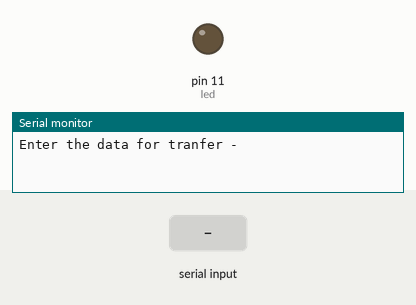
The sketch below on a simulated Arduino Uno, built with avr-gcc and run on an emulated ATmega328P. Shown: output pins drawn as LEDs (lit = HIGH), the last lines printed to the serial monitor. The inputs (shaded band) are chosen by the test bench.

Above: at 1.2 s.
1.3 s: "1" received over Serial
At 1.71 s:
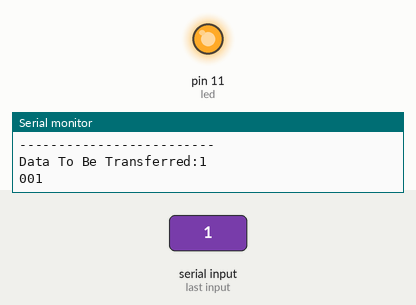
Timing chart, 0 to 4.3 s (numbered marks = the images above; inputs shaded):
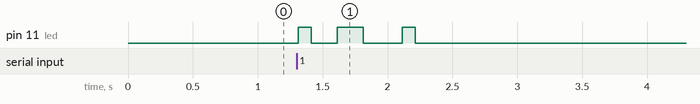

The sketch:

SendingViaBluetooth.ino
```cpp
String voice;
int led = 11;


void setup()
{
    Serial.begin(9600);
    pinMode(led, OUTPUT);
}

void loop()
{
//    digitalWrite(led, HIGH);
    Serial.println("Enter the data for tranfer - ");
    voice="";
    while(Serial.available()==0){}
    while(Serial.available()){
      delay(10);
      char c=Serial.read();
      if (c=='#'){
        break;
      }
      voice+=c;
    }
    Serial.println(voice);
    Serial.println("-------------------------");
    Serial.println("Data To Be Transferred:" + voice);
    for(int i=0; i<voice.length(); i++){
        char myChar = voice.charAt(i);
        digitalWrite(led, HIGH);
        delay(100);
        for(int i=7; i>=0; i--){
            byte bytes = bitRead(myChar,i);
            Serial.print(bytes, BIN);
            if(bytes == 0){
                digitalWrite(led, LOW);
                delay(100);
            } else{
                digitalWrite(led, HIGH);
                delay(100);
            }
        }
        Serial.println("");
    }
    digitalWrite(led, LOW);
    delay(100);
}
```

Measured:
- after the input at 1.3 s, pin 11 (led): goes HIGH 0.10 s, LOW 0.20 s, HIGH 0.20 s, LOW 0.30 s, HIGH 0.10 s, then LOW, starting at once
